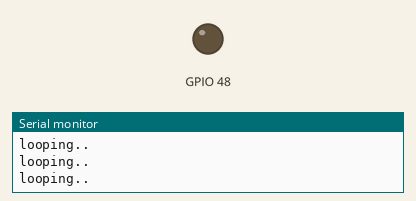
Recording of a sketch running on a simulated ESP32-S3. Parts: output pins drawn as LEDs (lit = HIGH), the last lines printed to the serial monitor.

Above: at 2.2 s.
At 4.36 s:
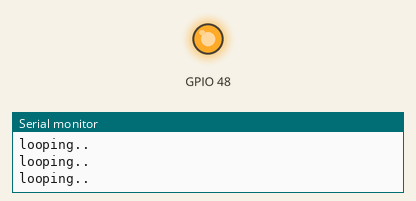
Timing chart, 0 to 4.7 s (numbered marks = the images above):
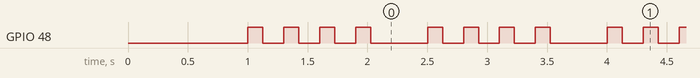

Measured:
- by itself, GPIO 48: repeats every 1.5 s: 3 × (LOW 0.18 s, HIGH 0.13 s), LOW 0.48 s, HIGH 0.13 s
- by itself, everything shown: repeats every 1.5 s, in 8 steps

The sketch:

Test.ino
```cpp
#include <Arduino.h>


static unsigned long count = 0;

static void blink_fast() {
    // blink onboard led for ESP32-S3 DevKit
    if (count % 10 == 0) {
        digitalWrite(LED_BUILTIN, HIGH);
        delay(10);
        digitalWrite(LED_BUILTIN, LOW);
    } else {
        delay(100);
    }
    count++;
}

static void blink_slow() {
    // blink onboard led for ESP32-S3 DevKit
    if (count % 10 < 4) {
        digitalWrite(LED_BUILTIN, HIGH);
        delay(125);
        digitalWrite(LED_BUILTIN, LOW);
        delay(125);
    }
    count++;
}


void setup() {
    pinMode(LED_BUILTIN, OUTPUT);
    delay(1000);
    Serial.begin(115200);
    Serial1.begin(115200);
    while(!Serial || !Serial1){
        blink_fast();
        delay(10);
    }
    yield();
    Serial.println("Hello, Arduino!");
    Serial1.println("Hello, Arduino! 1");
}

void loop() {
    Serial.println("looping..");
    Serial1.println("looping 1..");
    // blink onboard led for ESP32-S3 DevKit
    blink_slow();
    delay(50);
}
```
